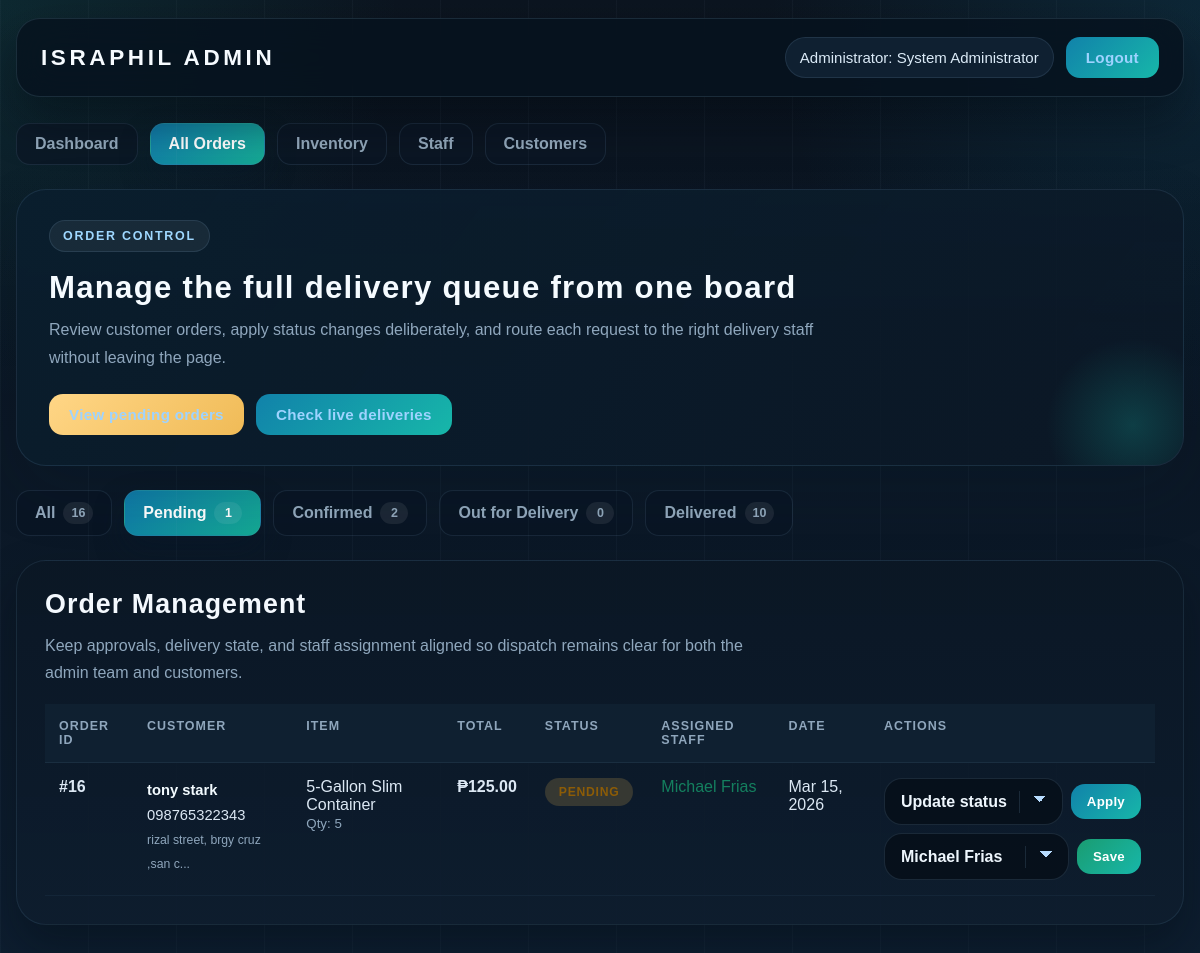
The page /pages/admin/orders.php?status=pending (signed in) on the database its author committed.
### tables this page shows
CREATE TABLE `orders` (
  `order_id` int(11) NOT NULL,
  `customer_id` int(11) NOT NULL,
  `order_date` timestamp NOT NULL DEFAULT current_timestamp(),
  `delivery_date` date DEFAULT NULL,
  `delivery_address` text NOT NULL,
  `contact_number` varchar(20) DEFAULT NULL,
  `total_amount` decimal(10,2) DEFAULT 0.00,
  `payment_method` enum('cash_on_delivery','online_payment') DEFAULT 'cash_on_delivery',
  `payment_status` enum('pending','paid','failed') DEFAULT 'pending',
  `order_status` enum('pending','confirmed','processing','out_for_delivery','delivered','cancelled','returned') DEFAULT 'pending',
  `notes` text DEFAULT NULL,
  `created_at` timestamp NOT NULL DEFAULT current_timestamp(),
  `updated_at` timestamp NOT NULL DEFAULT current_timestamp() ON UPDATE current_timestamp()
);

CREATE TABLE `users` (
  `user_id` int(11) NOT NULL,
  `username` varchar(50) NOT NULL,
  `password` varchar(255) NOT NULL,
  `email` varchar(100) NOT NULL,
  `phone` varchar(20) DEFAULT NULL,
  `full_name` varchar(100) NOT NULL,
  `address` text DEFAULT NULL,
  `role` enum('admin','staff','customer') DEFAULT 'customer',
  `status` enum('active','inactive','suspended') DEFAULT 'active',
  `created_at` timestamp NOT NULL DEFAULT current_timestamp(),
  `updated_at` timestamp NOT NULL DEFAULT current_timestamp() ON UPDATE current_timestamp(),
  `last_login` timestamp NULL DEFAULT NULL
);

CREATE TABLE `inventory` (
  `inventory_id` int(11) NOT NULL,
  `item_name` varchar(50) NOT NULL,
  `item_type` enum('container','accessory','other') DEFAULT 'container',
  `stock_quantity` int(11) DEFAULT 0,
  `unit_price` decimal(10,2) NOT NULL,
  `reorder_level` int(11) DEFAULT 10,
  `status` enum('available','out_of_stock','discontinued') DEFAULT 'available',
  `last_updated` timestamp NOT NULL DEFAULT current_timestamp() ON UPDATE current_timestamp(),
  `updated_by` int(11) DEFAULT NULL
);

CREATE TABLE `order_items` (
  `item_id` int(11) NOT NULL,
  `order_id` int(11) NOT NULL,
  `inventory_id` int(11) NOT NULL,
  `quantity` int(11) NOT NULL CHECK (`quantity` > 0),
  `unit_price` decimal(10,2) NOT NULL,
  `subtotal` decimal(10,2) GENERATED ALWAYS AS (`quantity` * `unit_price`) STORED
);

### includes/order_logic.php (called while the page is built, shortened)
<?php
function sanitize_status_filter($value, $allowed, $default = 'all') {
    return in_array($value, $allowed, true) ? $value : $default;
}

### pages/admin/orders.php (the view, shortened to what this page needs)
<?php
require_once '../../includes/db_connect.php';
require_once '../../includes/order_logic.php';
$status_filter = sanitize_status_filter($_GET['status'] ?? 'all', ['all', 'pending', 'confirmed', 'processing', 'out_for_delivery', 'delivered', 'cancelled']);
$where_clause = '';
$orders_query = "
    SELECT o.*,
           c.full_name as customer_name, c.phone as customer_phone,
           i.item_name, oi.quantity,
           d.delivery_id, d.staff_id, d.delivery_status,
           s.full_name as staff_name
    FROM orders o
    JOIN users c ON o.customer_id = c.user_id
    JOIN order_items oi ON o.order_id = oi.order_id
    JOIN inventory i ON oi.inventory_id = i.inventory_id
    LEFT JOIN deliveries d ON o.order_id = d.order_id
    LEFT JOIN users s ON d.staff_id = s.user_id
    ORDER BY o.order_date DESC
";
if ($status_filter !== 'all') {
    $where_clause = " WHERE o.order_status = ? ";
}
$orders_stmt = $conn->prepare(str_replace("ORDER BY", $where_clause . " ORDER BY", $orders_query));
if ($status_filter !== 'all') {
    $orders_stmt->bind_param("s", $status_filter);
}
$orders_stmt->execute();
$orders = $orders_stmt->get_result();
$staff = $conn->query("SELECT user_id, full_name FROM users WHERE role = 'staff' AND status = 'active'");
$counts = $conn->query("
    SELECT
        SUM(CASE WHEN order_status = 'pending' THEN 1 ELSE 0 END) as pending,
        SUM(CASE WHEN order_status = 'confirmed' THEN 1 ELSE 0 END) as confirmed,
        SUM(CASE WHEN order_status = 'processing' THEN 1 ELSE 0 END) as processing,
        SUM(CASE WHEN order_status = 'out_for_delivery' THEN 1 ELSE 0 END) as delivering,
        SUM(CASE WHEN order_status = 'delivered' THEN 1 ELSE 0 END) as delivered,
        COUNT(*) as total
    FROM orders
")->fetch_assoc();
?>
<!DOCTYPE html>
<html lang="en">
<head>
    <link rel="stylesheet" href="../../style/admin/orders.css?v=20260325">
</head>
<body class="admin-page">
    <div class="header">
        <h1>ISRAPHIL Admin</h1>
        <div class="user-info">
            <span>Administrator: <?php echo htmlspecialchars($_SESSION['full_name']); ?></span>
            <a href="../../logout.php" class="logout-btn">Logout</a>
        </div>
    </div>
    <div class="container">
        <div class="nav-tabs">
            <a href="dashboard.php" class="nav-tab">Dashboard</a>
            <a href="orders.php" class="nav-tab active">All Orders</a>
            <a href="inventory.php" class="nav-tab">Inventory</a>
            <a href="staff.php" class="nav-tab">Staff</a>
            <a href="customers.php" class="nav-tab">Customers</a>
        </div>
        <div class="page-intro">
            <span class="page-intro-kicker">Order Control</span>
            <h2>Manage the full delivery queue from one board</h2>
            <p>Review customer orders, apply status changes deliberately, and route each request to the right delivery staff without leaving the page.</p>
            <div class="page-intro-actions">
                <a href="orders.php?status=pending" class="btn btn-warning">View pending orders</a>
                <a href="orders.php?status=out_for_delivery" class="btn btn-primary">Check live deliveries</a>
            </div>
        </div>
        <div class="filter-bar">
            <a href="orders.php" class="filter-btn <?php echo $status_filter == 'all' ? 'active' : ''; ?>">
                All <span class="count"><?php echo $counts['total']; ?></span>
            </a>
            <a href="orders.php?status=pending" class="filter-btn <?php echo $status_filter == 'pending' ? 'active' : ''; ?>">
                Pending <span class="count"><?php echo $counts['pending']; ?></span>
            </a>
            <a href="orders.php?status=confirmed" class="filter-btn <?php echo $status_filter == 'confirmed' ? 'active' : ''; ?>">
                Confirmed <span class="count"><?php echo $counts['confirmed']; ?></span>
            </a>
            <a href="orders.php?status=out_for_delivery" class="filter-btn <?php echo $status_filter == 'out_for_delivery' ? 'active' : ''; ?>">
                Out for Delivery <span class="count"><?php echo $counts['delivering']; ?></span>
            </a>
            <a href="orders.php?status=delivered" class="filter-btn <?php echo $status_filter == 'delivered' ? 'active' : ''; ?>">
                Delivered <span class="count"><?php echo $counts['delivered']; ?></span>
            </a>
        </div>
        <div class="section">
            <h2>Order Management</h2>
            <p class="section-copy">Keep approvals, delivery state, and staff assignment aligned so dispatch remains clear for both the admin team and customers.</p>
            <?php if ($orders->num_rows > 0): ?>
            <div class="table-wrap">
                <table>
                    <thead>
                        <tr>
                            <th>Order ID</th>
                            <th>Customer</th>
                            <th>Item</th>
                            <th>Total</th>
                            <th>Status</th>
                            <th>Assigned Staff</th>
                            <th>Date</th>
                            <th>Actions</th>
                        </tr>
                    </thead>
                    <tbody>
                        <?php while ($order = $orders->fetch_assoc()): ?>
                        <tr>
                            <td><strong>#<?php echo $order['order_id']; ?></strong></td>
                            <td class="customer-info">
                                <strong><?php echo htmlspecialchars($order['customer_name']); ?></strong><br>
                                <?php echo htmlspecialchars($order['customer_phone']); ?><br>
                                <small><?php echo htmlspecialchars(substr($order['delivery_address'], 0, 30)) . '...'; ?></small>
                            </td>
                            <td>
                                <?php echo htmlspecialchars($order['item_name']); ?><br>
                                <small>Qty: <?php echo $order['quantity']; ?></small>
                            </td>
                            <td><strong>&#8369;<?php echo number_format($order['total_amount'], 2); ?></strong></td>
                            <td>
                                <span class="status status-<?php echo $order['order_status']; ?>">
                                    <?php echo ucfirst(str_replace('_', ' ', $order['order_status'])); ?>
                                </span>
                            </td>
                            <td>
                                <?php if ($order['staff_name']): ?>
                                    <span class="text-success"><?php echo htmlspecialchars($order['staff_name']); ?></span>
                                <?php else: ?>
                                    <span class="text-muted">Not assigned</span>
                                <?php endif; ?>
                            </td>
                            <td><?php echo date('M d, Y', strtotime($order['order_date'])); ?></td>
                            <td>
                                <div class="action-stack">
                                    <form method="POST" class="inline-select-form">
                                        <select name="new_status">
                                            <option value="">Update status</option>
                                        </select>
                                        <button type="submit" class="btn btn-primary btn-sm">Apply</button>
                                    </form>
                                    <?php if (in_array($order['order_status'], ['pending', 'confirmed', 'processing'])): ?>
                                    <form method="POST" class="inline-select-form">
                                        <select name="staff_id">
                                            <?php
                                            $staff->data_seek(0);
                                            while ($s = $staff->fetch_assoc()):
                                            ?>
                                            <option value="<?php echo $s['user_id']; ?>" <?php echo $order['staff_id'] == $s['user_id'] ? 'selected' : ''; ?>>
                                                <?php echo htmlspecialchars($s['full_name']); ?>
                                            </option>
                                            <?php endwhile; ?>
                                        </select>
                                        <button type="submit" class="btn btn-success btn-sm">Save</button>
                                    </form>
                                    <?php endif; ?>
                                </div>
                            </td>
                        </tr>
                        <?php endwhile; ?>
                    </tbody>
                </table>
            </div>
            <?php endif; ?>
        </div>
    </div>
</body>
</html>

### style/admin/orders.css (style rules this page uses)
.container { width: min(1320px, calc(100% - 32px)); }
.customer-info { font-size: 0.92rem; line-height: 1.65; }
.customer-info strong { color: var(--text); }
select { min-width: 150px; }

### rows shown on the page
orders: order_id "16", customer.full_name "tony stark", customer.phone "098765322343", delivery_address "rizal street, brgy cruz ,san c", inventory.item_name "5-Gallon Slim Container", order_items.quantity "5", total_amount "125.00", order_status "PENDING", users.full_name "Michael Frias", order_date "Mar 15, 2026", staff_id "Michael Frias"

### other values the page prints
$_SESSION['full_name'] "System Administrator"
$counts['total'] "16"
$counts['pending'] "1"
$counts['confirmed'] "2"
$counts['delivering'] "0"
$counts['delivered'] "10"
